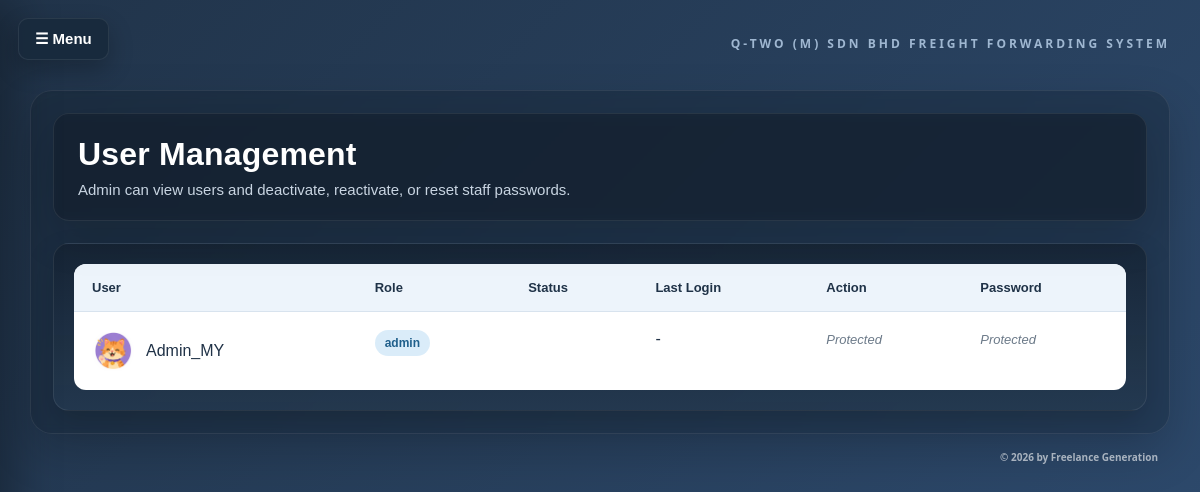
Screenshot of /users (signed in) with the database file from the repository.
### app.py (models this page shows, shortened)
class User(db.Model):
    avatar = db.Column(db.String(200), nullable=True)
    id = db.Column(db.Integer, primary_key=True)
    username = db.Column(db.String(100), nullable=False, unique=True)
    password_hash = db.Column(db.String(255), nullable=False)
    role = db.Column(db.String(20), nullable=False, default="staff")
    is_active = db.Column(db.Boolean, default=True)
    can_edit_companies = db.Column(db.Boolean, default=False)
    can_delete_companies_request = db.Column(db.Boolean, default=False)
    can_edit_clients = db.Column(db.Boolean, default=False)
    can_delete_clients_request = db.Column(db.Boolean, default=False)
    can_edit_client_contacts = db.Column(db.Boolean, default=False)
    can_create_jobs = db.Column(db.Boolean, default=False)
    can_edit_jobs = db.Column(db.Boolean, default=False)
    can_delete_job_files = db.Column(db.Boolean, default=False)

### app.py (the view)
@app.route("/users")
@admin_required
def users():
    all_users = User.query.order_by(User.role.asc(), User.username.asc()).all()
    return render_template("users.html", users=all_users)

### app.py (called while the page is built)
def get_current_user():
    user_id = session.get("user_id")
    if not user_id:
        return None
    return User.query.filter_by(id=user_id, is_active=True).first()

def admin_required(view_func):
    @wraps(view_func)
    def wrapped_view(*args, **kwargs):
        user = get_current_user()
        if not user:
            return redirect(url_for("login"))
        if user.role != "admin":
            return render_template(
                "error.html",
                message="You do not have permission to access this page.",
            )
        return view_func(*args, **kwargs)
    return wrapped_view

@app.context_processor
def inject_current_user():
    current_user = get_current_user()
    pending_account_requests = 0
    pending_delete_requests = 0
    if current_user and current_user.role == "admin":
        pending_account_requests = AccountRequest.query.filter_by(
            status="pending"
        ).count()
        pending_delete_requests = DeleteRequest.query.filter_by(
            status="pending"
        ).count()
    return {
        "current_user": current_user,
        "pending_account_requests": pending_account_requests,
        "pending_delete_requests": pending_delete_requests,
    }

### templates/users.html (shortened to what this page needs)
<!DOCTYPE html>
<html>
<head>
    <link rel="stylesheet" href="{{ url_for('static', filename='style.css') }}">
</head>
<body class="job-detail-page">
    <button class="nav-toggle-btn" onclick="toggleNav()">☰ Menu</button>
    <div class="page-container">
        <div class="system-name-top-right">Q-TWO (M) SDN BHD FREIGHT FORWARDING SYSTEM</div>
        <div class="page-shell">
            <div class="page-header">
                <h1 class="page-title">User Management</h1>
                <p class="page-subtitle">Admin can view users and deactivate, reactivate, or reset staff passwords.</p>
            </div>
            <div class="users-table-wrap">
                <table>
                    <thead>
                        <tr>
                            <th>User</th>
                            <th>Role</th>
                            <th>Status</th>
                            <th>Last Login</th>
                            <th>Action</th>
                            <th>Password</th>
                        </tr>
                    </thead>
                    <tbody>
                        {% for user in users %}
                        <tr>
                            <td>
                                <div class="user-cell">
                                    <div class="avatar-preview">
                                        <img
                                            src="{{ url_for('static', filename=user.avatar or 'avatars/avatar_01.png') }}">
                                    </div>
                                    <div>{{ user.username }}</div>
                                </div>
                            </td>
                            <td>
                                <span class="role-badge">{{ user.role }}</span>
                            </td>
                            <td>
                            <td>
                                {% if user.last_login_at %}
                                {{ user.last_login_at.strftime('%d %b %Y %H:%M') }}
                                {% else %}
                                -
                                {% endif %}
                            </td>
                            <td>
                                {% if user.role == "admin" %}
                                <span class="protected-text">Protected</span>
                                {% endif %}
                            </td>
                            <td>
                                {% if user.role == "admin" %}
                                <span class="protected-text">Protected</span>
                                {% endif %}
                            </td>
                        </tr>
                        {% endfor %}
                    </tbody>
                </table>
            </div>
        </div>
        <div class="bottom-right-text">© 2026 by Freelance Generation</div>
    </div>
</body>
</html>

### templates/users.html (style rules this page uses)
:root { --text-main: #ffffff; --text-soft: #c9d5e2; --text-muted: #9fb2c5; --line-soft: rgba(255, 255, 255, 0.08); --accent: #3498db; }
* { box-sizing: border-box; }
body { font-family: Arial, sans-serif; background: linear-gradient(135deg, #21344a 0%, #2f4d72 100%); margin: 0; color: var(--text-main); }
.job-detail-page { min-height: 100vh; }
.nav-toggle-btn { position: fixed; top: 18px; left: 18px; z-index: 1201; border: none; border-radius: 10px; background: rgba(24, 42, 61, 0.96); color: #ffffff; padding: 11px 16px; font-size: 15px; font-weight: bold; cursor: pointer; box-shadow: 0 10px 24px rgba(0, 0, 0, 0.24); border: 1px solid rgba(255, 255, 255, 0.08); }
.page-container { position: relative; max-width: 1180px; margin: 90px auto 40px auto; padding: 0 20px; }
.page-shell { background: rgba(15, 25, 37, 0.28); border: 1px solid rgba(255, 255, 255, 0.08); border-radius: 22px; padding: 22px; box-shadow: 0 18px 46px rgba(0, 0, 0, 0.18); backdrop-filter: blur(4px); }
.page-header { background: rgba(20, 33, 48, 0.60); border: 1px solid var(--line-soft); border-radius: 16px; padding: 22px 24px; margin-bottom: 22px; box-shadow: 0 16px 40px rgba(0, 0, 0, 0.18); backdrop-filter: blur(6px); }
.page-title { margin: 0; font-size: 32px; font-weight: bold; letter-spacing: 0.2px; }
.page-subtitle { margin: 8px 0 0 0; color: var(--text-soft); font-size: 15px; }
.users-table-wrap { background: linear-gradient(180deg, rgba(22, 35, 50, 0.78) 0%, rgba(37, 57, 80, 0.82) 100%); border: 1px solid var(--line-soft); border-radius: 16px; padding: 20px; overflow-x: auto; box-shadow: 0 12px 28px rgba(0, 0, 0, 0.18); }
table { width: 100%; border-collapse: collapse; background-color: #ffffff; border-radius: 12px; overflow: hidden; }
th { text-align: left; padding: 16px 18px; font-size: 13px; color: #1f3247; border-bottom: 1px solid #d8e3ee; background-color: #edf4fb; font-weight: bold; }
td { padding: 18px; border-bottom: 1px solid #e2eaf2; vertical-align: top; color: #203247; }
tr:last-child td { border-bottom: none; }
.user-cell { display: flex; align-items: center; gap: 12px; }
.avatar-preview { width: 42px; height: 42px; border-radius: 50%; overflow: hidden; flex-shrink: 0; }
.avatar-preview img { width: 100%; height: 100%; object-fit: cover; }
.role-badge { display: inline-block; padding: 6px 10px; border-radius: 999px; font-size: 12px; font-weight: 700; background: rgba(52, 152, 219, 0.18); color: #1f5f8b; }
.protected-text { color: #6c7a89; font-size: 13px; font-style: italic; }
.system-name-top-right { position: absolute; top: -52px; right: 20px; pointer-events: none; font-family: "Segoe UI", Arial, sans-serif; font-size: 12px; font-weight: 700; letter-spacing: 3px; text-transform: uppercase; line-height: 1; white-space: nowrap; color: #9fb7d1; }
.bottom-right-text { position: absolute; bottom: -30px; right: 32px; pointer-events: none; z-index: 9999; font-family: "Segoe UI", Arial, sans-serif; font-size: 10px; font-weight: 600; color: rgba(255, 255, 255, 0.6); }

### rows the page displays
User: avatar (picture), username "Admin_MY", role "admin", shows "Protected"
